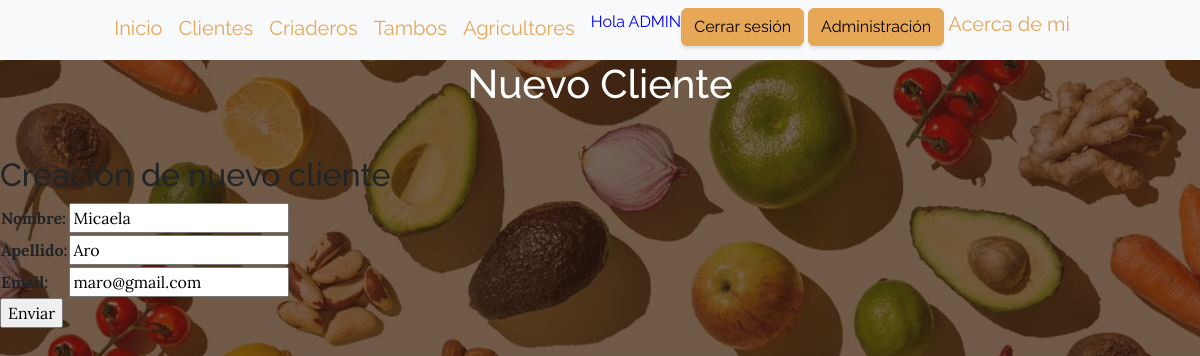
The app's page /aplicacion/update_cliente/1/ (signed in) with its own data.
### aplicacion/models.py (models this page shows, shortened)
class Cliente(models.Model):
    nombre=models.CharField(max_length=50)
    apellido=models.CharField(max_length=50)
    email=models.EmailField()

### aplicacion/views.py (the view)
# urls.py: path('update_cliente/<int:pk>/', ClienteUpdate.as_view(), name="update_cliente"),
class ClienteUpdate(LoginRequiredMixin, UpdateView):
    model = Cliente
    fields = ['nombre', 'apellido', 'email']
    success_url = reverse_lazy('clientes')

### aplicacion/templates/aplicacion/cliente_form.html (shortened to what this page needs)
{% extends 'aplicacion/base.html' %}
{% load static %}
{% block cabecera %}
    Nuevo Cliente
{% endblock cabecera %}
{% block contenido %}
    <h2>Creación de nuevo cliente</h2>
    <form action="" method="post">
        <table>
        {{ form.as_table}}
        </table>
        <input type="submit" value="Enviar">
    </form>
{% endblock contenido %}

### aplicacion/templates/aplicacion/base.html (shortened to what this page needs)
<!DOCTYPE html>
<html lang="en">
    <head>
        {% load static %}
        <link rel="stylesheet" href="https://stackpath.bootstrapcdn.com/font-awesome/4.7.0/css/font-awesome.min.css">
        <link href="https://cdn.jsdelivr.net/npm/bootstrap@5.3.1/dist/css/bootstrap.min.css" rel="stylesheet">
        <link href="{% static 'aplicacion/css/styles.css' %}" rel="stylesheet" />
    </head>
    <body>
        <nav class="navbar navbar-expand-lg bg-body-tertiary" id="mainNav">
            <div class="container">
                <div class="collapse navbar-collapse" id="navbarSupportedContent">
                    <ul class="navbar-nav mx-auto">
                        <a class="navbar-brand" href="{% url 'inicio' %}">Inicio</a>
                        {% if user.is_authenticated %}
                        <a class="navbar-brand" href="{% url 'clientes' %}">Clientes</a>
                        <a class="navbar-brand" href="{% url 'criaderos' %}">Criaderos</a>
                        <a class="navbar-brand" href="{% url 'tambos' %}">Tambos</a>
                        <a class="navbar-brand" href="{% url 'agricultores' %}">Agricultores</a>
                        <p style="color:blue">Hola {{ user.username|upper }}</p>
                        <div>
                        <a class="btn btn-primary" href="{% url 'logout' %}">Cerrar sesión</a>
                        <a class="btn btn-primary" href="{% url 'admin:index' %}">Administración</a>
                        <a class="navbar-brand" href="{% url 'acerca' %}">Acerca de mi</a>
                        {% else %}
                        <a class="btn btn-info" href="{% url 'register' %}">Registrarse</a>
                        <a class="btn btn-info" href="{% url 'login' %}">Login</a>
                        {% endif %}
                    </ul>
                </div>
            </div>
        </nav>
        <header class="masthead">
            <div class="container position-relative">
                <div class="row justify-content-center">
                    <div class="col-xl-6">
                        <div class="text-center text-white">
                            <h1 class="mb-5">
                                {% block cabecera %}{% endblock cabecera %}
                            </h1>
                        </div>
                    </div>
                </div>
            </div>
        </header>
        {% block contenido %}{% endblock contenido %}
    </body>
</html>

### records on screen
Cliente: nombre "Micaela", apellido "Aro", email "maro@gmail.com"

### other values on screen
{{ user.username|upper }} "ADMIN"
